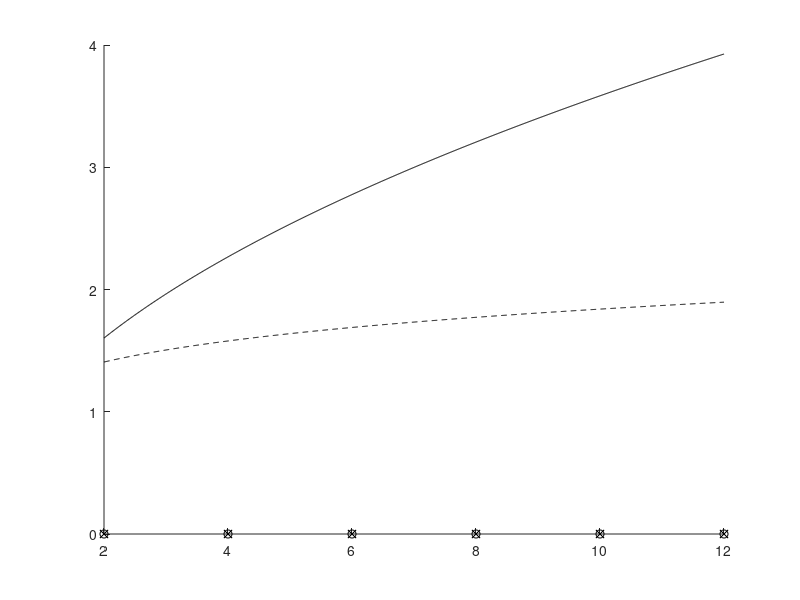

Write the MATLAB code that produced this figure. (Note: this script raises an error after producing the figure.)
p = 1.5;
%p = 2;


n_range = 1:6;
m_range = 2:2:12;

clf;
hold on

for m = m_range
    worst_case = 0;
    for n = n_range
        try
            filename = ['data/',num2str(p),'_',num2str(n),'_',num2str(m),'_',num2str(m),'_linear.mat'];
            load(filename)
            worst_case = max(worst_case, 1/fval);
        catch
            continue
        end
    end
    data_points_linear = plot(m,worst_case,'ok');
end

for m = m_range
    worst_case = 0;
    for n = n_range
        try
            filename = ['data/',num2str(p),'_',num2str(n),'_',num2str(m),'_',num2str(m),'_semidefinite.mat'];
            load(filename)
            worst_case = max(worst_case, 1/fval);
        catch
            continue
        end
    end
    data_points_semidefinite = plot(m,worst_case,'xk');
end

gamma_r = @(r) (2^(r/2)/sqrt(pi) * gamma((r+1)/2))^(1/r);

x = linspace(2, 12, 1000);
theory_linear = plot(x, gamma_r(p)/gamma_r(1) * sqrt(x), 'k');
if p>= 2
    theory_semidefinite = plot(x, gamma_r(p)/gamma_r(1) + zeros(size(x)), 'k--');
else
    theory_semidefinite = plot(x, gamma_r(2)*x.^(1/p-1/2)./gamma_r(1) + zeros(size(x)), 'k--');
end


title("Worst-case approximation ratio for $q=1$, $p="+num2str(p)+"$", 'Interpreter', 'latex')
xlabel("$m$ (in this case, $m=l$, $m = 2n$)", 'Interpreter', 'latex')
ylabel("Approximation Ratio", 'Interpreter', 'latex')

ylim([1 5])

if p>= 2
    lgd = legend([data_points_linear data_points_semidefinite theory_linear theory_semidefinite], {'Linear Relaxation', 'Semidefinite Relaxation', '$\sqrt{m}\cdot\gamma_p/\gamma_1$', '$\gamma_p/\gamma_1$'}, 'Interpreter', 'latex', 'Location', 'northwest');
else
    lgd = legend([data_points_linear data_points_semidefinite theory_linear theory_semidefinite], {'Linear Relaxation', 'Semidefinite Relaxation', '$\sqrt{m}\cdot\gamma_p/\gamma_1$', '$\sqrt{\pi/2} \cdot l^{1/p-1/2}$'}, 'Interpreter', 'latex', 'Location', 'northwest');
end


%matlab2tikz(['p_equals_',num2str(p),'.tex'])